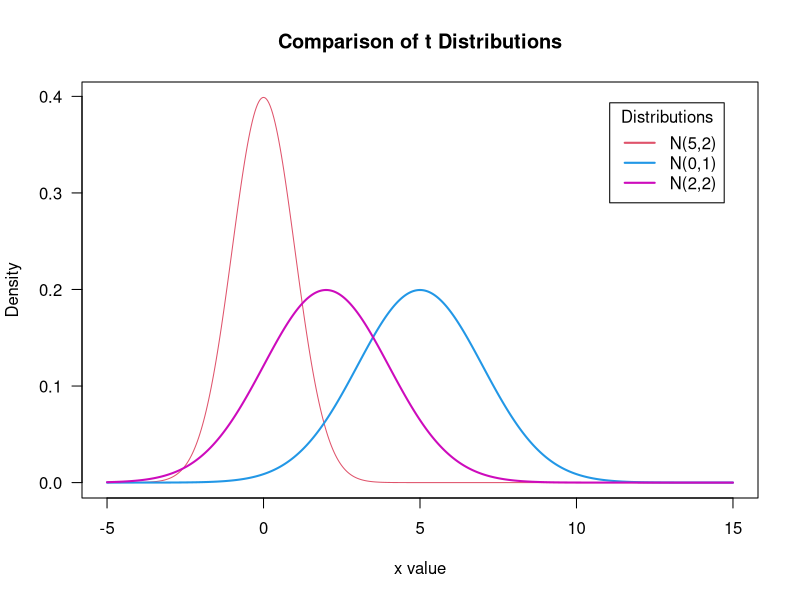

The R source for this figure:
## plot and compare the normal distributions

x <- seq(-5, 15, length=500)
norm_density_1 <- dnorm(x,mean=0,sd=1)
norm_density_2 <- dnorm(x,mean=5,sd=2)
norm_density_3 <- dnorm(x,mean=2,sd=2) 

density_list <- cbind(norm_density_1,norm_density_2,norm_density_3)

colors <- c(2, 4, 6)
labels <- c("N(5,2)", "N(0,1)", "N(2,2)")

plot(x, density_list[,1], type="l", xlab="x value",
     ylab="Density", main="Comparison of t Distributions",las=1,col=colors[1])
for (i in 2:ncol(density_list)){
  lines(x, density_list[,i], lwd=2, col=colors[i])
}

legend("topright", inset=.05, title="Distributions",
       labels, lwd=2, col=colors)


